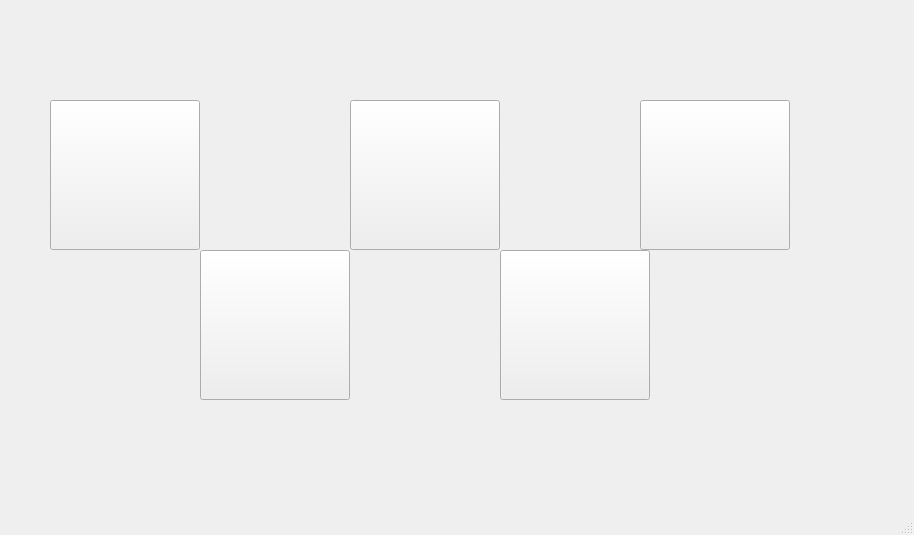
<?xml version="1.0" encoding="UTF-8"?>
<ui version="4.0">
 <class>MainWindow</class>
 <widget class="QMainWindow" name="MainWindow">
  <property name="geometry">
   <rect>
    <x>0</x>
    <y>0</y>
    <width>914</width>
    <height>535</height>
   </rect>
  </property>
  <property name="windowTitle">
   <string>MainWindow</string>
  </property>
  <widget class="QWidget" name="centralwidget">
   <widget class="QPushButton" name="pushButton">
    <property name="geometry">
     <rect>
      <x>50</x>
      <y>100</y>
      <width>150</width>
      <height>150</height>
     </rect>
    </property>
    <property name="text">
     <string/>
    </property>
    <property name="icon">
     <iconset>
      <normaloff>../../Desktop/caissesv.jpg</normaloff>../../Desktop/caissesv.jpg</iconset>
    </property>
    <property name="iconSize">
     <size>
      <width>150</width>
      <height>150</height>
     </size>
    </property>
   </widget>
   <widget class="QPushButton" name="pushButton_2">
    <property name="geometry">
     <rect>
      <x>500</x>
      <y>250</y>
      <width>150</width>
      <height>150</height>
     </rect>
    </property>
    <property name="text">
     <string/>
    </property>
    <property name="icon">
     <iconset>
      <normaloff>../../Desktop/employesv.jpg</normaloff>../../Desktop/employesv.jpg</iconset>
    </property>
    <property name="iconSize">
     <size>
      <width>150</width>
      <height>150</height>
     </size>
    </property>
   </widget>
   <widget class="QPushButton" name="pushButton_3">
    <property name="geometry">
     <rect>
      <x>200</x>
      <y>250</y>
      <width>150</width>
      <height>150</height>
     </rect>
    </property>
    <property name="text">
     <string/>
    </property>
    <property name="icon">
     <iconset>
      <normaloff>../../Desktop/produitv.jpg</normaloff>../../Desktop/produitv.jpg</iconset>
    </property>
    <property name="iconSize">
     <size>
      <width>150</width>
      <height>150</height>
     </size>
    </property>
   </widget>
   <widget class="QPushButton" name="pushButton_4">
    <property name="geometry">
     <rect>
      <x>350</x>
      <y>100</y>
      <width>150</width>
      <height>150</height>
     </rect>
    </property>
    <property name="text">
     <string/>
    </property>
    <property name="icon">
     <iconset>
      <normaloff>../../Desktop/clientsv.jpg</normaloff>../../Desktop/clientsv.jpg</iconset>
    </property>
    <property name="iconSize">
     <size>
      <width>150</width>
      <height>150</height>
     </size>
    </property>
   </widget>
   <widget class="QPushButton" name="pushButton_5">
    <property name="geometry">
     <rect>
      <x>640</x>
      <y>100</y>
      <width>150</width>
      <height>150</height>
     </rect>
    </property>
    <property name="text">
     <string/>
    </property>
    <property name="icon">
     <iconset>
      <normaloff>../../Desktop/fournisseurv.jpg</normaloff>../../Desktop/fournisseurv.jpg</iconset>
    </property>
    <property name="iconSize">
     <size>
      <width>150</width>
      <height>150</height>
     </size>
    </property>
   </widget>
   <widget class="QLabel" name="label">
    <property name="geometry">
     <rect>
      <x>10</x>
      <y>-50</y>
      <width>811</width>
      <height>641</height>
     </rect>
    </property>
    <property name="text">
     <string/>
    </property>
    <property name="pixmap">
     <pixmap>../../Desktop/background.jpg</pixmap>
    </property>
   </widget>
   <zorder>label</zorder>
   <zorder>pushButton</zorder>
   <zorder>pushButton_2</zorder>
   <zorder>pushButton_3</zorder>
   <zorder>pushButton_4</zorder>
   <zorder>pushButton_5</zorder>
  </widget>
  <widget class="QMenuBar" name="menubar">
   <property name="geometry">
    <rect>
     <x>0</x>
     <y>0</y>
     <width>914</width>
     <height>21</height>
    </rect>
   </property>
  </widget>
  <widget class="QStatusBar" name="statusbar"/>
 </widget>
 <resources/>
 <connections/>
</ui>
